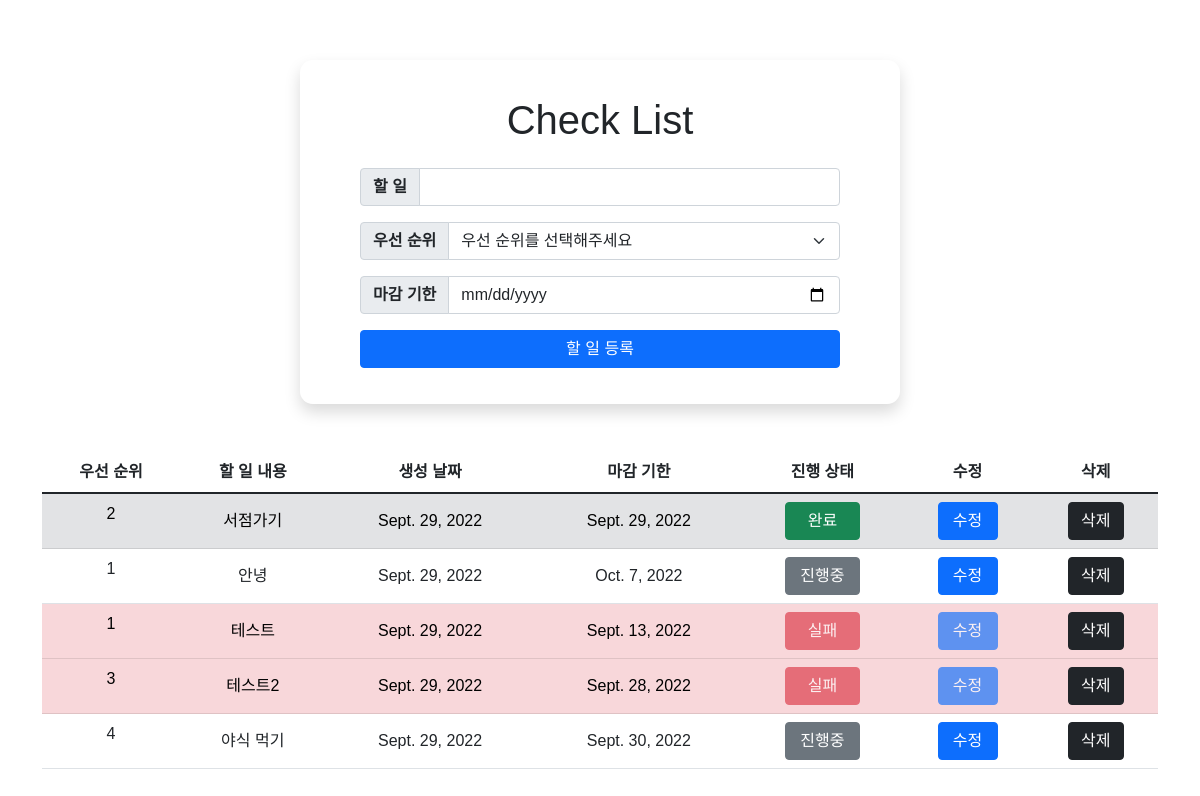
The page /todos/ on the database its author committed.
### todos/models.py (models this page shows)
class Todo(models.Model):
    content = models.CharField(max_length = 80)
    completed = models.BooleanField(default = False)
    priority = models.IntegerField(default = 3)
    created_at = models.DateField(auto_now_add=True)
    deadline = models.DateField(null=True)

### todos/views.py (the view)
# urls.py: path('', views.index, name='index'),
def index(request):
    today = datetime.now().strftime('%Y-%m-%d')
    context = {
        'todos': Todo.objects.all(),
        'today': today,
    }
    return render(request, 'todos/index.html', context)

### todos/templates/todos/index.html (shortened to what this page needs)
{% extends 'base.html' %}
{% block content %}
  <div class="cont shadow">
    <h1 class="text-center my-4">Check List</h1>
    <form action="{% url 'todos:create' %}">
      <div class="input-group mb-3 cklist">
        <span class="input-group-text fw-bold" id="inputGroup-sizing-default">할 일</span>
        <input type="text" maxlength="80" name="content" class="form-control" aria-label="Sizing example input" aria-describedby="inputGroup-sizing-default">
      </div>
      <div class="input-group mb-3 cklist">
        <label class="input-group-text fw-bold" for="inputGroupSelect01">우선 순위</label>
        <select name="priority" class="form-select" id="inputGroupSelect01">
          <option selected>우선 순위를 선택해주세요</option>
        </select>
      </div>
      <div class="input-group mb-3 cklist">
        <span class="input-group-text fw-bold" id="inputGroup-sizing-default">마감 기한</span>
        <input type="date" min="{{ today }}" name="deadline" class="form-control" aria-label="Sizing example input" aria-describedby="inputGroup-sizing-default">
      </div>
      <div class="input-group mb-4 cklist">
        <button type="submit" class="btn btn-primary w-100">할 일 등록</button>
      </div>
    </form>
  </div>
  <table class="table text-center my-5">
    <thead>
      <tr>
        <th>우선 순위</th>
        <th>할 일 내용</th>
        <th>생성 날짜</th>
        <th>마감 기한</th>
        <th>진행 상태</th>
        <th>수정</th>
        <th>삭제</th>
      </tr>
    </thead>
    <tbody>
      {% for todo in todos %}
        {% if todo.completed %}
        <tr class="table-secondary">
        {% elif today > todo.deadline|date:'Y-m-d' %}
        <tr class="table-danger">
        {% else %}
        <tr>
        {% endif %}
          <td clas="align-middle">{{ todo.priority }}</td>
          <td class="align-middle">{{ todo.content }}</td>
          <td class="align-middle">{{ todo.created_at }}</td>
          <td class="align-middle">{{ todo.deadline }}</td>
          {% if todo.completed %}
          <td class="align-middle"><a href="{% url 'todos:edit' todo.pk %}" class="btn btn-success mybtn1">완료</a></td>
          <td class="align-middle"><a href="{% url 'todos:detail' todo.pk %}" class="btn btn-primary mybtn2">수정</a></td>
          {% elif today > todo.deadline|date:'Y-m-d' %}
          <td class="align-middle"><a href="{% url 'todos:edit' todo.pk %}" class="btn btn-danger mybtn1 disabled">실패</a></td>
          <td class="align-middle"><a href="{% url 'todos:detail' todo.pk %}" class="btn btn-primary mybtn2 disabled">수정</a></td>
          {% else %}
          <td class="align-middle"><a href="{% url 'todos:edit' todo.pk %}" class="btn btn-secondary mybtn1">진행중</a></td>
          <td class="align-middle"><a href="{% url 'todos:detail' todo.pk %}" class="btn btn-primary mybtn2">수정</a></td>
          {% endif %}
          <td class="align-middle">
            <button type="button" class="btn btn-dark" data-bs-toggle="modal" data-bs-target="#modal{{ todo.pk }}">삭제</button>
          </td>
        </tr>
      {% endfor %}
    </tbody>
  </table>
{% endblock %}

### templates/base.html (shortened to what this page needs)
{% load static %}
<!DOCTYPE html>
<html lang="en">
  <head>
    <link href="https://cdn.jsdelivr.net/npm/bootstrap@5.1.3/dist/css/bootstrap.min.css" rel="stylesheet">
    <link rel="stylesheet" href="{% static 'css/style.css' %}">
  </head>
  <body class="container">
    {% block content %}
    {% endblock %}
  </body>
</html>

### static/css/style.css (style rules this page uses)
* { font-family: 'Noto Sans KR', sans-serif; }
.mybtn1 { width: 75px; }
.mybtn2 { width: 60px; }
.cklist { padding: 0 5vw; }
.cont { width: 50vw; border-radius: 0.8rem; margin: 5vw auto 1vw; padding: 1vw 0; }

### rows shown on the page
Todo: priority "2", content "서점가기", created_at "Sept. 29, 2022", deadline "Sept. 29, 2022", completed "완료"
Todo: priority "1", content "안녕", created_at "Sept. 29, 2022", deadline "Oct. 7, 2022", completed "진행중"
Todo: priority "1", content "테스트", created_at "Sept. 29, 2022", deadline "Sept. 13, 2022", completed "실패"
Todo: priority "3", content "테스트2", created_at "Sept. 29, 2022", deadline "Sept. 28, 2022", completed "실패"
Todo: priority "4", content "야식 먹기", created_at "Sept. 29, 2022", deadline "Sept. 30, 2022", completed "진행중"
